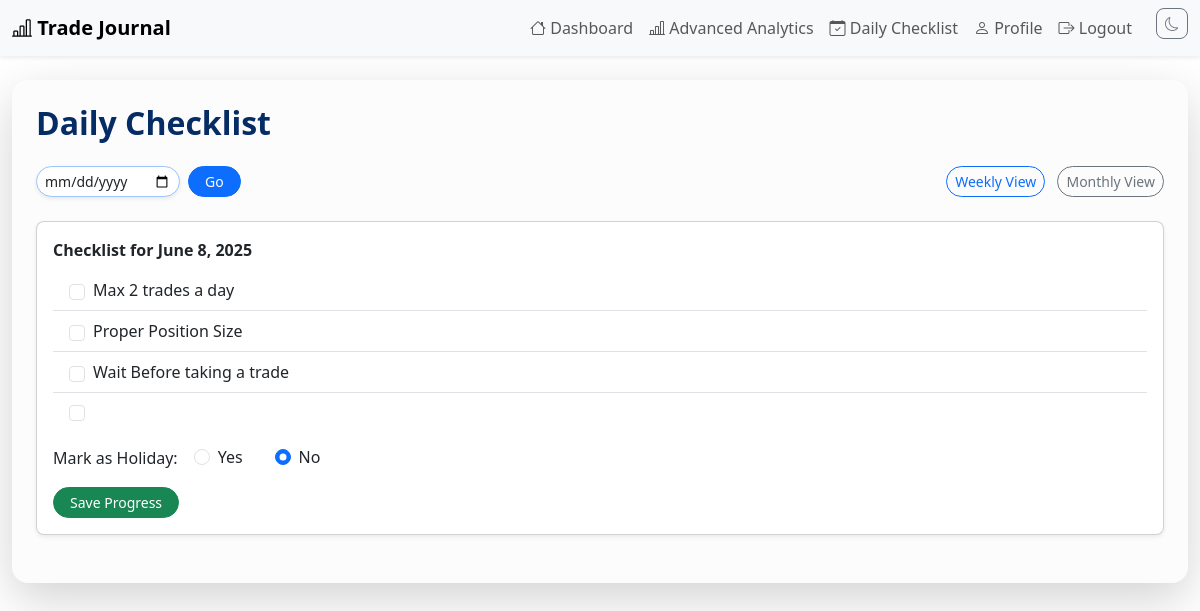
The app's page /daily-checklist/ (signed in) with its own data.
### core/models.py (models this page shows, shortened)
class DailyChecklistItem(models.Model):
    template = models.ForeignKey(DailyChecklistTemplate, on_delete=models.CASCADE, related_name='items')
    text = models.CharField(max_length=255)
    order = models.PositiveIntegerField(default=0)
    class Meta:
        ordering = ['order', 'id']

class UserDailyChecklistProgress(models.Model):
    user = models.ForeignKey('User', on_delete=models.CASCADE)
    item = models.ForeignKey(DailyChecklistItem, on_delete=models.CASCADE)
    date = models.DateField()
    checked = models.BooleanField(default=False)
    checked_at = models.DateTimeField(blank=True, null=True)
    holiday = models.BooleanField(default=False)  # NEW FIELD
    class Meta:
        unique_together = ('user', 'item', 'date')
        ordering = ['date', 'item']

### core/views.py (the view, shortened to what this page needs)
# urls.py: path('daily-checklist/', views.daily_checklist_view, name='daily_checklist'),
@login_required
def daily_checklist_view(request):
    import sys
    today = timezone.localdate()
    date_str = request.GET.get('date')
    if date_str:
        try:
            selected_date = datetime.datetime.strptime(date_str, '%Y-%m-%d').date()
        except Exception:
            selected_date = today
    else:
        selected_date = today
    template = DailyChecklistTemplate.objects.filter(effective_date__lte=selected_date).order_by('-effective_date').first()
    items = template.items.all() if template else []
    progress_map = {}
    is_holiday = False
    if request.user.is_authenticated:
        for item in items:
            progress, _ = UserDailyChecklistProgress.objects.get_or_create(
                user=request.user, item=item, date=selected_date,
                defaults={'checked': False}
            )
            progress_map[item.id] = progress
        if items:
            is_holiday = UserDailyChecklistProgress.objects.filter(user=request.user, date=selected_date, holiday=True).exists()
    is_admin = request.user.is_staff
    can_edit = is_admin and selected_date > today
    if request.method == 'GET' and items:
        pass
    context = {
        'selected_date': selected_date,
        'template': template,
        'items': items,
        'progress_map': progress_map,
        'is_admin': is_admin,
        'can_edit': can_edit,
        'is_holiday': is_holiday,
    }
    return render(request, 'daily_checklist.html', context)

### core/templatetags/custom_filters.py (called while the page is built)
@register.filter
def get_item(dictionary, key):
    return dictionary.get(key)

### core/templates/daily_checklist.html (shortened to what this page needs)
{% extends 'base.html' %}
{% load custom_filters %}
{% block content %}
<div class="container my-4 p-4 shadow-lg rounded-4 bg-light-subtle">
  <h2 class="fw-bold mb-4 text-primary-emphasis">Daily Checklist</h2>
  <div class="d-flex flex-wrap align-items-center mb-4 gap-2">
    <form method="get" class="d-flex align-items-center gap-2">
      <input type="date" name="date" value="{{ selected_date }}" class="form-control form-control-sm rounded-pill border-primary-subtle shadow-sm" style="max-width: 160px;">
      <button type="submit" class="btn btn-primary btn-sm rounded-pill px-3">Go</button>
    </form>
    <div class="ms-auto">
      <a href="{% url 'weekly_checklist' %}?date={{ selected_date }}" class="btn btn-outline-primary btn-sm rounded-pill me-2">Weekly View</a>
      <a href="{% url 'monthly_checklist' %}?date={{ selected_date|date:'Y-m-d' }}" class="btn btn-outline-secondary btn-sm rounded-pill">Monthly View</a>
    </div>
  </div>
  <div class="card shadow-sm rounded-3 mb-4">
    <div class="card-body">
      {% if is_admin and can_edit %}
        <form method="post">
          {% csrf_token %}
          <div class="mb-3">
            <label class="form-label fw-semibold">Edit Checklist Items for {{ selected_date }}</label>
            <div id="checklist-items">
              {% for item in items %}
                <input type="text" name="admin_item" value="{{ item.text }}" class="form-control mb-2 rounded-pill">
              {% endfor %}
              <input type="text" name="admin_item" placeholder="Add new item..." class="form-control mb-2 rounded-pill">
            </div>
          </div>
          <button type="submit" class="btn btn-success btn-sm rounded-pill px-3">Save Checklist</button>
        </form>
      {% elif items %}
        <form method="post">
          <div class="mb-3">
            <label class="form-label fw-semibold">Checklist for {{ selected_date }}</label>
            <ul class="list-group list-group-flush mb-3">
              {% for item in items %}
                {% with progress=progress_map|get_item:item.id %}
                <li class="list-group-item d-flex align-items-center">
                  <input type="checkbox" name="item_{{ item.id }}" class="form-check-input me-2" {% if progress and progress.checked %}checked{% endif %}>
                  <span class="{% if progress and progress.checked %}text-decoration-line-through text-muted{% endif %}">{{ item.text }}</span>
                </li>
                {% endwith %}
              {% endfor %}
            </ul>
            <div class="d-flex align-items-center gap-3 mb-2">
              <label class="form-label mb-0">Mark as Holiday:</label>
              <div class="form-check form-check-inline">
                <input class="form-check-input" type="radio" name="holiday" id="holiday_yes" value="yes" {% if is_holiday %}checked{% endif %}>
                <label class="form-check-label" for="holiday_yes">Yes</label>
              </div>
              <div class="form-check form-check-inline">
                <input class="form-check-input" type="radio" name="holiday" id="holiday_no" value="no" {% if not is_holiday %}checked{% endif %}>
                <label class="form-check-label" for="holiday_no">No</label>
              </div>
            </div>
          </div>
          <button type="submit" class="btn btn-success btn-sm rounded-pill px-3">Save Progress</button>
        </form>
      {% else %}
        <div class="alert alert-danger rounded-pill text-center fw-semibold">No checklist available for this day.</div>
      {% endif %}
    </div>
  </div>
</div>
{% endblock %}

### core/templates/base.html (style rules this page uses)
body { background: var(--bs-body-bg, #f8f9fa); }
.container { max-width: 1200px; }
.card { border-radius: 0.75rem; }
.form-control, .form-select { border-radius: 0.5rem; }
.btn { border-radius: 0.5rem; }

### records on screen
DailyChecklistItem: text "Max 2 trades a day"
DailyChecklistItem: text "Proper Position Size"
DailyChecklistItem: text "Wait Before taking a trade"

### other values on screen
{{ selected_date }} "June 8, 2025"
